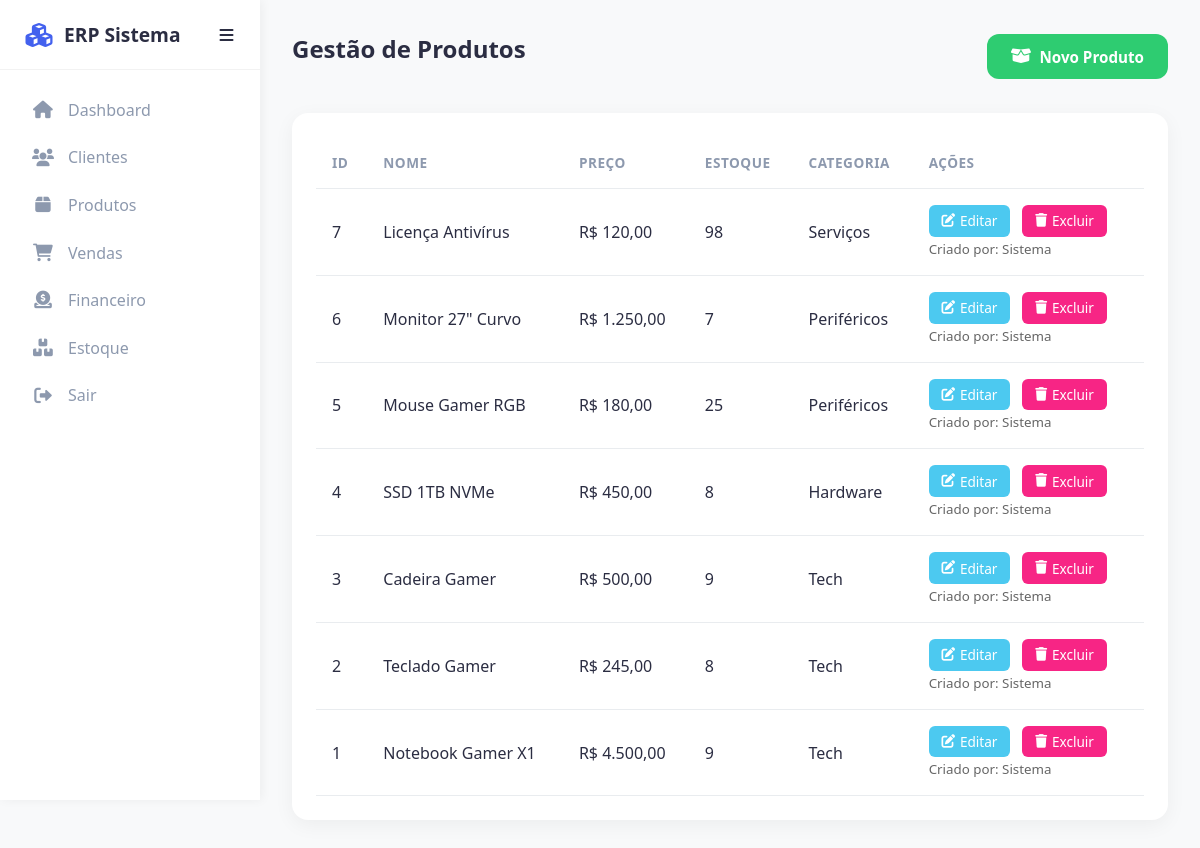
/modules/products/products.php (signed in), run on the app's committed database.
### tables this page shows
CREATE TABLE `products` (
  `id` int(11) NOT NULL,
  `company_id` int(11) DEFAULT NULL,
  `category_id` int(11) DEFAULT NULL,
  `name` varchar(255) DEFAULT NULL,
  `code` varchar(50) DEFAULT NULL,
  `price` decimal(10,2) DEFAULT NULL,
  `created_at` timestamp NOT NULL DEFAULT current_timestamp(),
  `stock` int(11) DEFAULT 0,
  `category` varchar(50) DEFAULT NULL,
  `updated_at` timestamp NOT NULL DEFAULT current_timestamp() ON UPDATE current_timestamp(),
  `active` tinyint(1) DEFAULT 1,
  `created_by` int(11) DEFAULT NULL,
  `updated_by` int(11) DEFAULT NULL
);

### modules/products/products.php (the view, shortened to what this page needs)
<?php
require '../../config/database.php';
?>
<!DOCTYPE html>
<html lang="pt-BR">
<head>
    <link rel="stylesheet" href="../../css/style.css">
    <link rel="stylesheet" href="https://cdnjs.cloudflare.com/ajax/libs/font-awesome/6.0.0/css/all.min.css">
</head>
<body>
    <?php $basePath = '../../';
    include '../../includes/header.php'; ?>
    <main>
        <div style="display: flex; justify-content: space-between; align-items: center; margin-bottom: 2rem;">
            <h2>Gestão de Produtos</h2>
            <a href="add_product.php" class="btn btn-success"><i class="fas fa-box-open"></i> Novo Produto</a>
        </div>
        <div class="table-container">
            <table id="tableModule">
                <thead>
                    <tr>
                        <th>ID</th>
                        <th>Nome</th>
                        <th>Preço</th>
                        <th>Estoque</th>
                        <th>Categoria</th>
                        <th>Ações</th>
                    </tr>
                </thead>
                <tbody>
                    <?php
                    $stmt = $pdo->prepare("SELECT p.*, uc.name as creator_name, uu.name as updater_name
                                          FROM products p
                                          LEFT JOIN users uc ON p.created_by = uc.id
                                          LEFT JOIN users uu ON p.updated_by = uu.id
                                          WHERE p.company_id = ?
                                          ORDER BY p.id DESC");
                    $stmt->execute([getCompanyId()]);
                    while ($row = $stmt->fetch(PDO::FETCH_ASSOC)) {
                        echo "<tr>";
                        echo "<td>{$row['id']}</td>";
                        echo "<td>" . htmlspecialchars($row['name']) . "</td>";
                        echo "<td>R$ " . number_format($row['price'], 2, ',', '.') . "</td>";
                        echo "<td>" . htmlspecialchars($row['stock']) . "</td>";
                        echo "<td>" . htmlspecialchars($row['category'] ?? 'N/A') . "</td>";
                        echo "<td>
                                <a href='edit_product.php?id={$row['id']}' class='action-btn btn-edit'><i class='fas fa-edit'></i> Editar</a>
                                <a href='delete_product.php?id={$row['id']}' class='action-btn btn-delete' onclick='return confirm(\"Tem certeza?\")'><i class='fas fa-trash'></i> Excluir</a>
                                <br><small style='color: #666;'>Criado por: " . htmlspecialchars($row['creator_name'] ?? 'Sistema') . "</small>";
                        echo "</td>";
                        echo "</tr>";
                    }
                    ?>
                </tbody>
            </table>
        </div>
    </main>
</body>

### css/style.css (style rules this page uses)
:root { --primary-color: #4361ee; --secondary-color: #3f37c9; --success-color: #4cc9f0; --danger-color: #f72585; --text-color: #2b2d42; --text-muted: #8d99ae; --bg-light: #f8f9fa; --card-bg: #ffffff; --border-radius: 12px; --transition: all 0.3s ease; }
* { margin: 0; padding: 0; box-sizing: border-box; font-family: 'Segoe UI', Tahoma, Geneva, Verdana, sans-serif; }
body { background-color: var(--bg-light); color: var(--text-color); min-height: 100vh; display: flex; overflow-x: hidden; }
h1, h2, h3, h4, h5, h6 { color: var(--text-color); margin-bottom: 1rem; }
.btn { display: inline-flex; align-items: center; justify-content: center; padding: 0.8rem 1.5rem; border-radius: var(--border-radius); border: none; cursor: pointer; font-weight: 600; transition: var(--transition); text-decoration: none; font-size: 0.95rem; gap: 0.5rem; }
.btn i { font-size: 1.1em; }
.btn-success { background-color: #2ecc71; color: white; }
main { padding: 2rem; flex: 1; max-width: 260px; max-width: none; }
main { margin-left: 260px; width: calc(100% - 260px); transition: margin-left 0.3s ease; padding: 2rem; }
.table-container { background: white; padding: 1.5rem; border-radius: 16px; box-shadow: 0 5px 20px rgba(0, 0, 0, 0.05); overflow-x: auto; }
table { width: 100%; border-collapse: collapse; white-space: nowrap; }
th, td { padding: 1rem; text-align: left; border-bottom: 1px solid #e9ecef; }
th { font-weight: 600; color: var(--text-muted); font-size: 0.85rem; text-transform: uppercase; letter-spacing: 0.5px; }
.action-btn { display: inline-flex; align-items: center; justify-content: center; padding: 0.4rem 0.8rem; border-radius: 6px; color: white; text-decoration: none; font-size: 0.85rem; margin-right: 0.5rem; transition: var(--transition); gap: 0.3rem; }
.btn-edit { background-color: var(--success-color); }
.btn-delete { background-color: var(--danger-color); }

### data on the page
products: id "7", name "Licença Antivírus", price "120,00", stock "98", category "Serviços", creator_name "Sistema"
products: id "6", name "Monitor 27\" Curvo", price "1.250,00", stock "7", category "Periféricos", creator_name "Sistema"
products: id "5", name "Mouse Gamer RGB", price "180,00", stock "25", category "Periféricos", creator_name "Sistema"
products: id "4", name "SSD 1TB NVMe", price "450,00", stock "8", category "Hardware", creator_name "Sistema"
products: id "3", name "Cadeira Gamer", price "500,00", stock "9", category "Tech", creator_name "Sistema"
products: id "2", name "Teclado Gamer", price "245,00", stock "8", category "Tech", creator_name "Sistema"
products: id "1", name "Notebook Gamer X1", price "4.500,00", stock "9", category "Tech", creator_name "Sistema"
